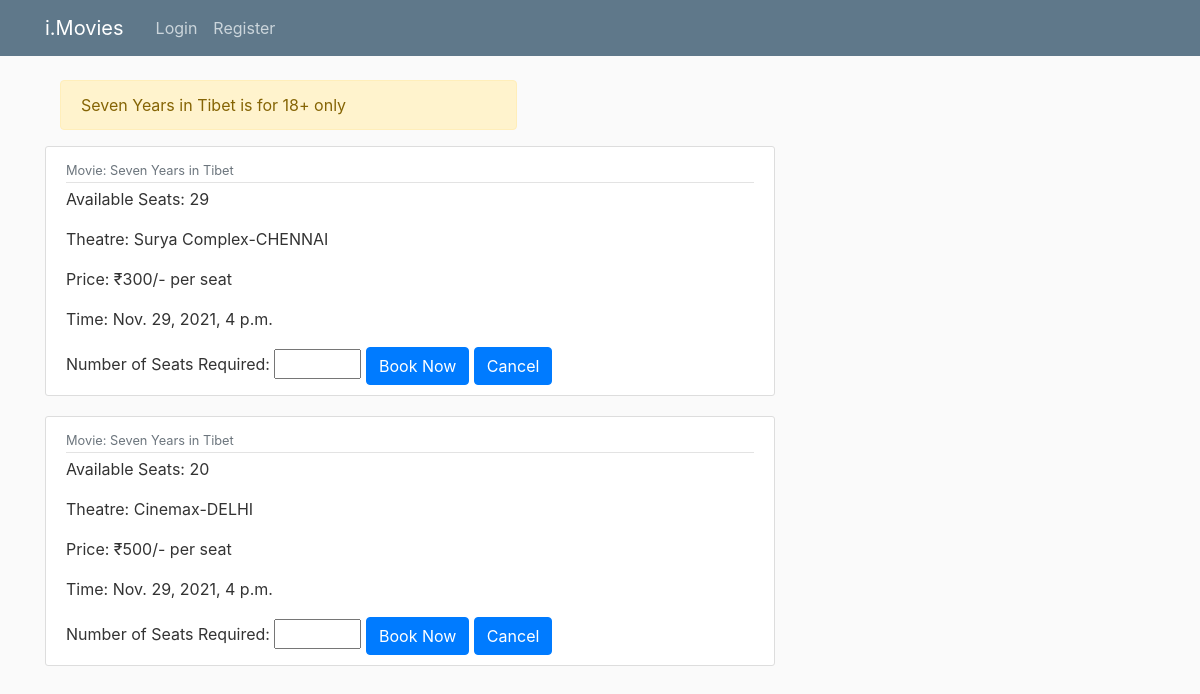
The page /screening/Seven Years in Tibet/ on the database its author committed.
### movies/models.py (models this page shows, shortened)
class Screening(models.Model):
    hall_name = models.CharField(max_length=32)
    movie_id = models.ForeignKey(Movie, on_delete=models.CASCADE)
    theatre_id = models.ForeignKey(Theatre, on_delete=models.CASCADE)
    available_seats = models.IntegerField(default=0)
    price=models.IntegerField(default=0)
    time=models.DateTimeField(auto_now=False)

class Movie(models.Model):
    rating_choice = (
        ('U', 'U'),
        ('UA', 'UA'),
        ('A', 'A'),
        ('S', 'S'),
    )
    image = models.ImageField(default='default.jpg', upload_to='movie_pics')
    title = models.CharField(max_length=256)
    trailer = models.URLField(default='https://www.youtube.com/')
    description = models.TextField()
    cast = models.CharField(max_length=1024)
    duration_min = models.IntegerField()
    certification_label = models.CharField(max_length=2,choices=rating_choice)
    def __str__(self):
        return self.title

class Theatre(models.Model):
    city_choice=(
        ('DELHI','Delhi'),
        ('KOLKATA','Kolkata'),
        ('MUMBAI','Mumbai'),
        ('CHENNAI','Chennai'),
        ('BANGALORE','Bangalore'),
        ('HYDERABAD','Hyderabad'),
    )
    name = models.CharField(max_length=32)
    city = models.CharField(max_length=9,choices=city_choice,default="",editable=True)
    def __str__(self):
        return self.name + '-' +self.city

### movies/views.py (the view)
# urls.py: url(r'^screening/(?P<movie_title>.+?)/$', movies_views.movie_selected, name='screening'),
def movie_selected(request, movie_title):
    context = {'screening': Screening.objects.filter(movie_id__title__contains=movie_title)}
    movie = Movie.objects.filter(title=movie_title).first()
    if movie.certification_label == 'A':
        messages.warning(request, f'{movie_title} is for 18+ only')
    elif movie.certification_label == 'UA':
        messages.warning(request, f'{movie_title} is for 13+ only and parental guidance is required')
    elif movie.certification_label == 'S':
        messages.warning(request, f'{movie_title} is for specialized profession only')
    return render(request, 'movies/screening.html', context)

### movies/templates/movies/screening.html (shortened to what this page needs)
{% extends "movies/base.html" %}
{% block content %}
     <div class="col-md-8">
        {% if messages %}
            {% for message in messages %}
            <div class="alert alert-{{ message.tags }}">
                {{ message }}
            </div>
            {% endfor %}
        {% endif %}
    </div>
    {% for screen in screening %}
        <article class="media content-section">
          <div class="media-body">
            <div class="article-metadata">
              <small class="text-muted">Movie: {{ screen.movie_id }}</small>
            </div>
            <p class="article-content">Available Seats: {{ screen.available_seats }}</p>
            <p class="article-content">Theatre: {{ screen.theatre_id }}</p>
            <p class="article-content">Price: ₹{{ screen.price }}/- per seat</p>
            <p class="article-content">Time: {{ screen.time }}</p>
            <form action="{% url 'finalbook' screen.pk %}" method="POST">
              <label>Number of Seats Required:</label>
              <input type="number" name="no_of_seats" min="1" max={{ screen.available_seats }} step="1">
              <input type="submit" class="btn btn-primary"  value="Book Now">
              <a href="{% url 'mov_booking'%}" class="btn btn-primary">Cancel</a>
            </form>
          </div>
        </article>
    {% endfor %}
{% endblock content %}

### movies/static/movies/main.css (style rules this page uses)
body { background: #fafafa; color: #333333; margin-top: 5rem; }
.content-section { background: #ffffff; padding: 10px 20px; border: 1px solid #dddddd; border-radius: 3px; margin-bottom: 20px; }
.article-content { white-space: pre-line; }
.article-metadata { padding-bottom: 1px; margin-bottom: 4px; border-bottom: 1px solid #e3e3e3 }

### rows shown on the page
Screening: movie_id "Seven Years in Tibet", available_seats "29", theatre_id "Surya Complex-CHENNAI", price "300", time "Nov. 29, 2021, 4 p.m."
Screening: movie_id "Seven Years in Tibet", available_seats "20", theatre_id "Cinemax-DELHI", price "500", time "Nov. 29, 2021, 4 p.m."

### other values the page prints
{{ message }} "Seven Years in Tibet is for 18+ only"
